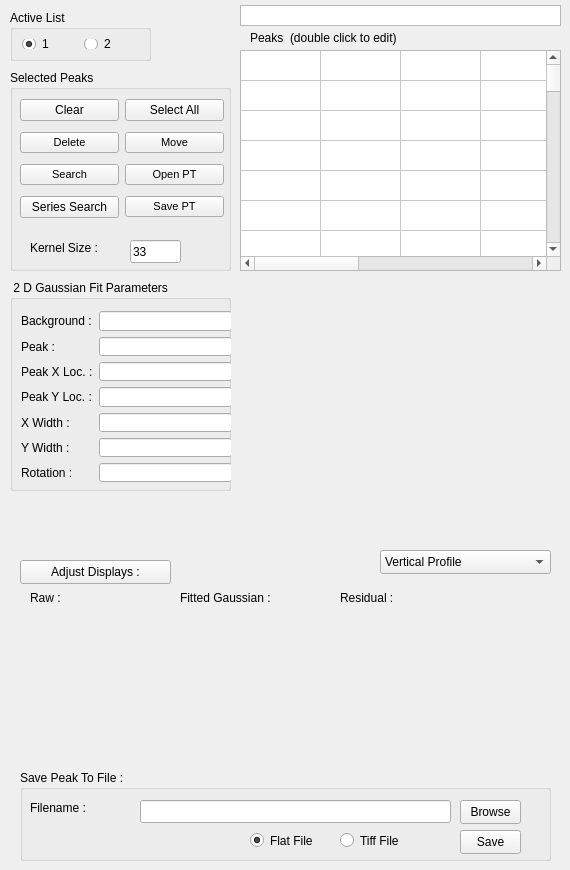
    <widget class="QWidget" name="peakTab">
     <attribute name="title">
      <string>Peaks</string>
     </attribute>
     <widget class="QListWidget" name="peakListWidget">
      <property name="geometry">
       <rect>
        <x>240</x>
        <y>5</y>
        <width>321</width>
        <height>21</height>
       </rect>
      </property>
     </widget>
     <widget class="QGroupBox" name="groupBox_4">
      <property name="geometry">
       <rect>
        <x>10</x>
        <y>10</y>
        <width>141</width>
        <height>51</height>
       </rect>
      </property>
      <property name="title">
       <string>Active List</string>
      </property>
      <layout class="QHBoxLayout" name="horizontalLayout">
       <item>
        <widget class="QRadioButton" name="list1Button">
         <property name="text">
          <string>1</string>
         </property>
         <property name="checked">
          <bool>true</bool>
         </property>
        </widget>
       </item>
       <item>
        <widget class="QRadioButton" name="radioButton_2">
         <property name="text">
          <string>2</string>
         </property>
        </widget>
       </item>
      </layout>
     </widget>
     <widget class="MyPlotWidget" name="peakProfWidget" native="true">
      <property name="geometry">
       <rect>
        <x>239</x>
        <y>279</y>
        <width>311</width>
        <height>261</height>
       </rect>
      </property>
     </widget>
     <widget class="QGroupBox" name="groupBox_5">
      <property name="geometry">
       <rect>
        <x>10</x>
        <y>70</y>
        <width>221</width>
        <height>201</height>
       </rect>
      </property>
      <property name="title">
       <string>Selected Peaks</string>
      </property>
      <widget class="QWidget" name="layoutWidget">
       <property name="geometry">
        <rect>
         <x>10</x>
         <y>24</y>
         <width>204</width>
         <height>132</height>
        </rect>
       </property>
       <layout class="QGridLayout" name="gridLayout">
        <item row="0" column="0">
         <widget class="QPushButton" name="clearAllButton">
          <property name="text">
           <string>Clear</string>
          </property>
         </widget>
        </item>
        <item row="0" column="1">
         <widget class="QPushButton" name="selectAllButton">
          <property name="text">
           <string>Select All</string>
          </property>
         </widget>
        </item>
        <item row="1" column="0">
         <widget class="QPushButton" name="delSelPeaksButton">
          <property name="font">
           <font>
            <pointsize>8</pointsize>
           </font>
          </property>
          <property name="text">
           <string>Delete</string>
          </property>
         </widget>
        </item>
        <item row="1" column="1">
         <widget class="QPushButton" name="mvSelPeaksButton">
          <property name="font">
           <font>
            <pointsize>8</pointsize>
           </font>
          </property>
          <property name="text">
           <string>Move</string>
          </property>
         </widget>
        </item>
        <item row="2" column="0">
         <widget class="QPushButton" name="Peaks_Button_Search">
          <property name="font">
           <font>
            <pointsize>8</pointsize>
           </font>
          </property>
          <property name="text">
           <string>Search</string>
          </property>
         </widget>
        </item>
        <item row="2" column="1">
         <widget class="QPushButton" name="Peaks_Button_Open_PT">
          <property name="font">
           <font>
            <pointsize>8</pointsize>
           </font>
          </property>
          <property name="text">
           <string>Open PT</string>
          </property>
         </widget>
        </item>
        <item row="3" column="1">
         <widget class="QPushButton" name="Peaks_Button_Save_PT">
          <property name="font">
           <font>
            <pointsize>8</pointsize>
           </font>
          </property>
          <property name="text">
           <string>Save PT</string>
          </property>
         </widget>
        </item>
        <item row="3" column="0">
         <widget class="QPushButton" name="seriesSrchButton">
          <property name="font">
           <font>
            <pointsize>9</pointsize>
           </font>
          </property>
          <property name="text">
           <string>Series Search</string>
          </property>
         </widget>
        </item>
       </layout>
      </widget>
     </widget>
     <widget class="myZmPeakDisplay" name="peakZoomWidget" native="true">
      <property name="geometry">
       <rect>
        <x>20</x>
        <y>610</y>
        <width>150</width>
        <height>150</height>
       </rect>
      </property>
     </widget>
     <widget class="myZmPeakDisplay" name="peakZoomCalcWidget" native="true">
      <property name="geometry">
       <rect>
        <x>180</x>
        <y>610</y>
        <width>150</width>
        <height>150</height>
       </rect>
      </property>
     </widget>
     <widget class="myZmPeakDisplay" name="peakZoomResidsWidget" native="true">
      <property name="geometry">
       <rect>
        <x>340</x>
        <y>610</y>
        <width>150</width>
        <height>150</height>
       </rect>
      </property>
     </widget>
     <widget class="QGroupBox" name="peakSaveBox">
      <property name="geometry">
       <rect>
        <x>20</x>
        <y>770</y>
        <width>531</width>
        <height>91</height>
       </rect>
      </property>
      <property name="title">
       <string>Save Peak To File :</string>
      </property>
      <widget class="QLabel" name="label_16">
       <property name="geometry">
        <rect>
         <x>10</x>
         <y>30</y>
         <width>81</width>
         <height>16</height>
        </rect>
       </property>
       <property name="text">
        <string>Filename :</string>
       </property>
      </widget>
      <widget class="QLineEdit" name="peakSaveFilenameLE">
       <property name="geometry">
        <rect>
         <x>120</x>
         <y>30</y>
         <width>311</width>
         <height>23</height>
        </rect>
       </property>
      </widget>
      <widget class="QPushButton" name="peakFileBrowseButton">
       <property name="geometry">
        <rect>
         <x>440</x>
         <y>30</y>
         <width>61</width>
         <height>24</height>
        </rect>
       </property>
       <property name="text">
        <string>Browse</string>
       </property>
      </widget>
      <widget class="QRadioButton" name="peakSaveFileTypeRB">
       <property name="geometry">
        <rect>
         <x>230</x>
         <y>60</y>
         <width>81</width>
         <height>21</height>
        </rect>
       </property>
       <property name="text">
        <string>Flat File</string>
       </property>
       <property name="checked">
        <bool>true</bool>
       </property>
      </widget>
      <widget class="QRadioButton" name="radioButton_3">
       <property name="geometry">
        <rect>
         <x>320</x>
         <y>60</y>
         <width>103</width>
         <height>21</height>
        </rect>
       </property>
       <property name="text">
        <string>Tiff File</string>
       </property>
      </widget>
      <widget class="QPushButton" name="peakSaveButton">
       <property name="geometry">
        <rect>
         <x>440</x>
         <y>60</y>
         <width>61</width>
         <height>24</height>
        </rect>
       </property>
       <property name="text">
        <string>Save</string>
       </property>
      </widget>
     </widget>
     <widget class="QLineEdit" name="peakSaveBoxsizeLE">
      <property name="geometry">
       <rect>
        <x>130</x>
        <y>240</y>
        <width>51</width>
        <height>23</height>
       </rect>
      </property>
      <property name="text">
       <string>33</string>
      </property>
     </widget>
     <widget class="QLabel" name="label_47">
      <property name="geometry">
       <rect>
        <x>30</x>
        <y>240</y>
        <width>91</width>
        <height>16</height>
       </rect>
      </property>
      <property name="text">
       <string>Kernel Size :</string>
      </property>
     </widget>
     <widget class="QGroupBox" name="groupBox_11">
      <property name="geometry">
       <rect>
        <x>10</x>
        <y>280</y>
        <width>221</width>
        <height>211</height>
       </rect>
      </property>
      <property name="title">
       <string> 2 D Gaussian Fit Parameters </string>
      </property>
      <widget class="QWidget" name="layoutWidget">
       <property name="geometry">
        <rect>
         <x>11</x>
         <y>31</y>
         <width>211</width>
         <height>171</height>
        </rect>
       </property>
       <layout class="QGridLayout" name="gridLayout_3">
        <item row="0" column="0">
         <widget class="QLabel" name="label_52">
          <property name="text">
           <string>Background :</string>
          </property>
         </widget>
        </item>
        <item row="0" column="1">
         <widget class="QLineEdit" name="pf_backLE"/>
        </item>
        <item row="1" column="0">
         <widget class="QLabel" name="label_53">
          <property name="text">
           <string>Peak :</string>
          </property>
         </widget>
        </item>
        <item row="1" column="1">
         <widget class="QLineEdit" name="pf_peakLE"/>
        </item>
        <item row="2" column="0">
         <widget class="QLabel" name="label_50">
          <property name="text">
           <string>Peak X Loc. :</string>
          </property>
         </widget>
        </item>
        <item row="2" column="1">
         <widget class="QLineEdit" name="pf_peakLocXLE">
          <property name="text">
           <string/>
          </property>
         </widget>
        </item>
        <item row="3" column="0">
         <widget class="QLabel" name="label_51">
          <property name="text">
           <string>Peak Y Loc. :</string>
          </property>
         </widget>
        </item>
        <item row="3" column="1">
         <widget class="QLineEdit" name="pf_peakLocYLE"/>
        </item>
        <item row="4" column="0">
         <widget class="QLabel" name="label_54">
          <property name="text">
           <string>X Width :</string>
          </property>
         </widget>
        </item>
        <item row="4" column="1">
         <widget class="QLineEdit" name="pf_XWidthLE"/>
        </item>
        <item row="5" column="0">
         <widget class="QLabel" name="label_55">
          <property name="text">
           <string>Y Width :</string>
          </property>
         </widget>
        </item>
        <item row="5" column="1">
         <widget class="QLineEdit" name="pf_YWidthLE"/>
        </item>
        <item row="6" column="0">
         <widget class="QLabel" name="label_56">
          <property name="text">
           <string>Rotation :</string>
          </property>
         </widget>
        </item>
        <item row="6" column="1">
         <widget class="QLineEdit" name="pf_rotationLE"/>
        </item>
       </layout>
      </widget>
     </widget>
     <widget class="QLabel" name="label_57">
      <property name="geometry">
       <rect>
        <x>30</x>
        <y>590</y>
        <width>59</width>
        <height>15</height>
       </rect>
      </property>
      <property name="text">
       <string>Raw :</string>
      </property>
     </widget>
     <widget class="QLabel" name="label_58">
      <property name="geometry">
       <rect>
        <x>180</x>
        <y>590</y>
        <width>111</width>
        <height>16</height>
       </rect>
      </property>
      <property name="text">
       <string>Fitted Gaussian :</string>
      </property>
     </widget>
     <widget class="QLabel" name="label_59">
      <property name="geometry">
       <rect>
        <x>340</x>
        <y>590</y>
        <width>71</width>
        <height>16</height>
       </rect>
      </property>
      <property name="text">
       <string>Residual :</string>
      </property>
     </widget>
     <widget class="QComboBox" name="peakProfOrientCB">
      <property name="geometry">
       <rect>
        <x>380</x>
        <y>550</y>
        <width>171</width>
        <height>24</height>
       </rect>
      </property>
      <item>
       <property name="text">
        <string>Vertical Profile</string>
       </property>
      </item>
      <item>
       <property name="text">
        <string>Horiz. Profile</string>
       </property>
      </item>
     </widget>
     <widget class="QPushButton" name="adjustPeakDisplaysButton">
      <property name="geometry">
       <rect>
        <x>20</x>
        <y>560</y>
        <width>151</width>
        <height>24</height>
       </rect>
      </property>
      <property name="text">
       <string>Adjust Displays :</string>
      </property>
     </widget>
     <widget class="myPeakTableWidget" name="peaks_peakListWidgetTable">
      <property name="geometry">
       <rect>
        <x>240</x>
        <y>50</y>
        <width>321</width>
        <height>221</height>
       </rect>
      </property>
      <property name="rowCount">
       <number>100</number>
      </property>
      <property name="columnCount">
       <number>8</number>
      </property>
      <attribute name="horizontalHeaderVisible">
       <bool>false</bool>
      </attribute>
      <attribute name="horizontalHeaderCascadingSectionResizes">
       <bool>false</bool>
      </attribute>
      <attribute name="horizontalHeaderDefaultSectionSize">
       <number>80</number>
      </attribute>
      <attribute name="horizontalHeaderHighlightSections">
       <bool>true</bool>
      </attribute>
      <attribute name="horizontalHeaderMinimumSectionSize">
       <number>26</number>
      </attribute>
      <attribute name="verticalHeaderVisible">
       <bool>false</bool>
      </attribute>
      <row/>
      <row/>
      <row/>
      <row/>
      <row/>
      <row/>
      <row/>
      <row/>
      <row/>
      <row/>
      <row/>
      <row/>
      <row/>
      <row/>
      <row/>
      <row/>
      <row/>
      <row/>
      <row/>
      <row/>
      <row/>
      <row/>
      <row/>
      <row/>
      <row/>
      <row/>
      <row/>
      <row/>
      <row/>
      <row/>
      <row/>
      <row/>
      <row/>
      <row/>
      <row/>
      <row/>
      <row/>
      <row/>
      <row/>
      <row/>
      <row/>
      <row/>
      <row/>
      <row/>
      <row/>
      <row/>
      <row/>
      <row/>
      <row/>
      <row/>
      <row/>
      <row/>
      <row/>
      <row/>
      <row/>
      <row/>
      <row/>
      <row/>
      <row/>
      <row/>
      <row/>
      <row/>
      <row/>
      <row/>
      <row/>
      <row/>
      <row/>
      <row/>
      <row/>
      <row/>
      <row/>
      <row/>
      <row/>
      <row/>
      <row/>
      <row/>
      <row/>
      <row/>
      <row/>
      <row/>
      <row/>
      <row/>
      <row/>
      <row/>
      <row/>
      <row/>
      <row/>
      <row/>
      <row/>
      <row/>
      <row/>
      <row/>
      <row/>
      <row/>
      <row/>
      <row/>
      <row/>
      <row/>
      <row/>
      <row/>
      <column/>
      <column/>
      <column/>
      <column/>
      <column/>
      <column/>
      <column/>
      <column/>
     </widget>
     <widget class="QLabel" name="label_12">
      <property name="geometry">
       <rect>
        <x>250</x>
        <y>30</y>
        <width>181</width>
        <height>16</height>
       </rect>
      </property>
      <property name="text">
       <string>Peaks  (double click to edit)</string>
      </property>
     </widget>
    </widget>
